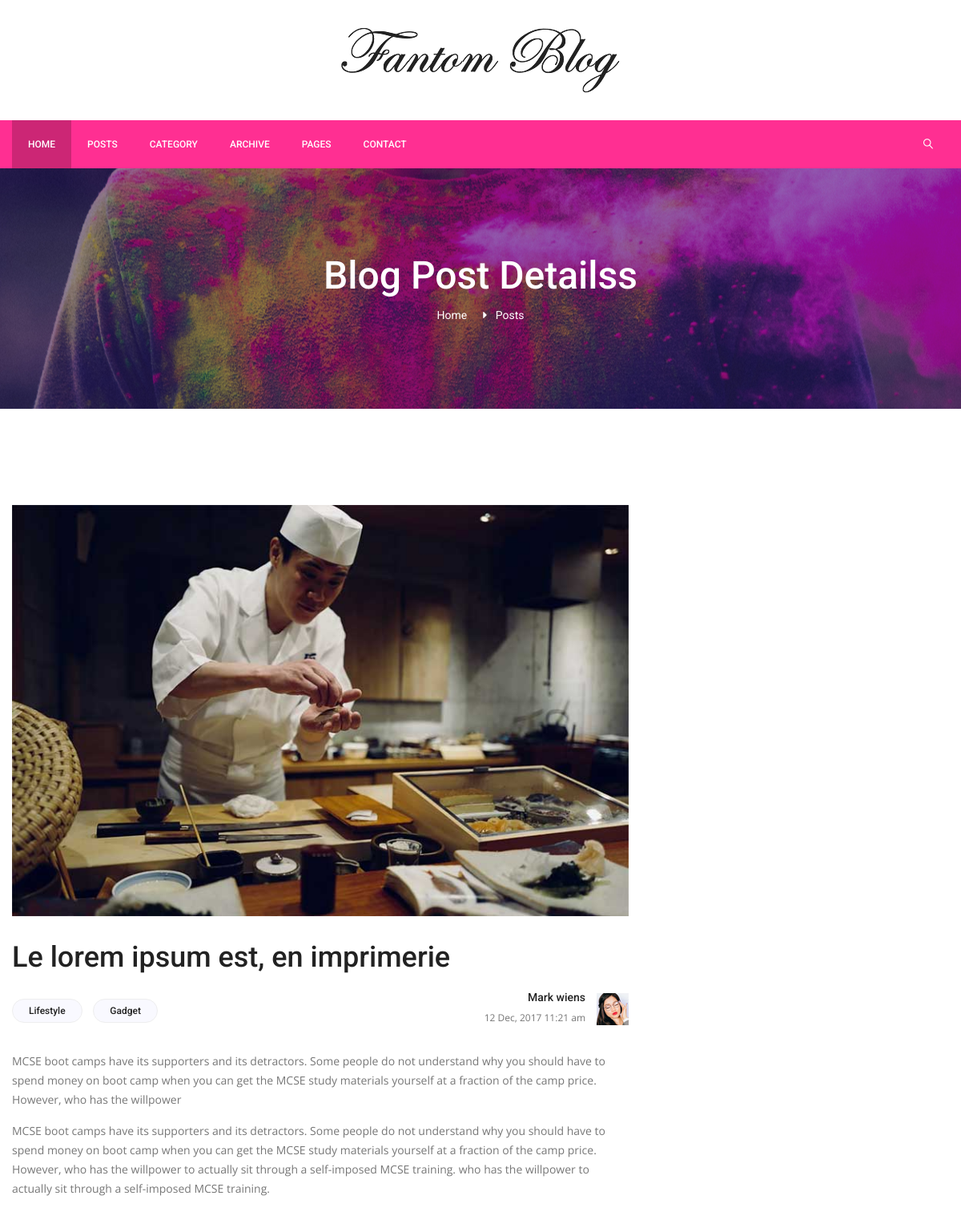
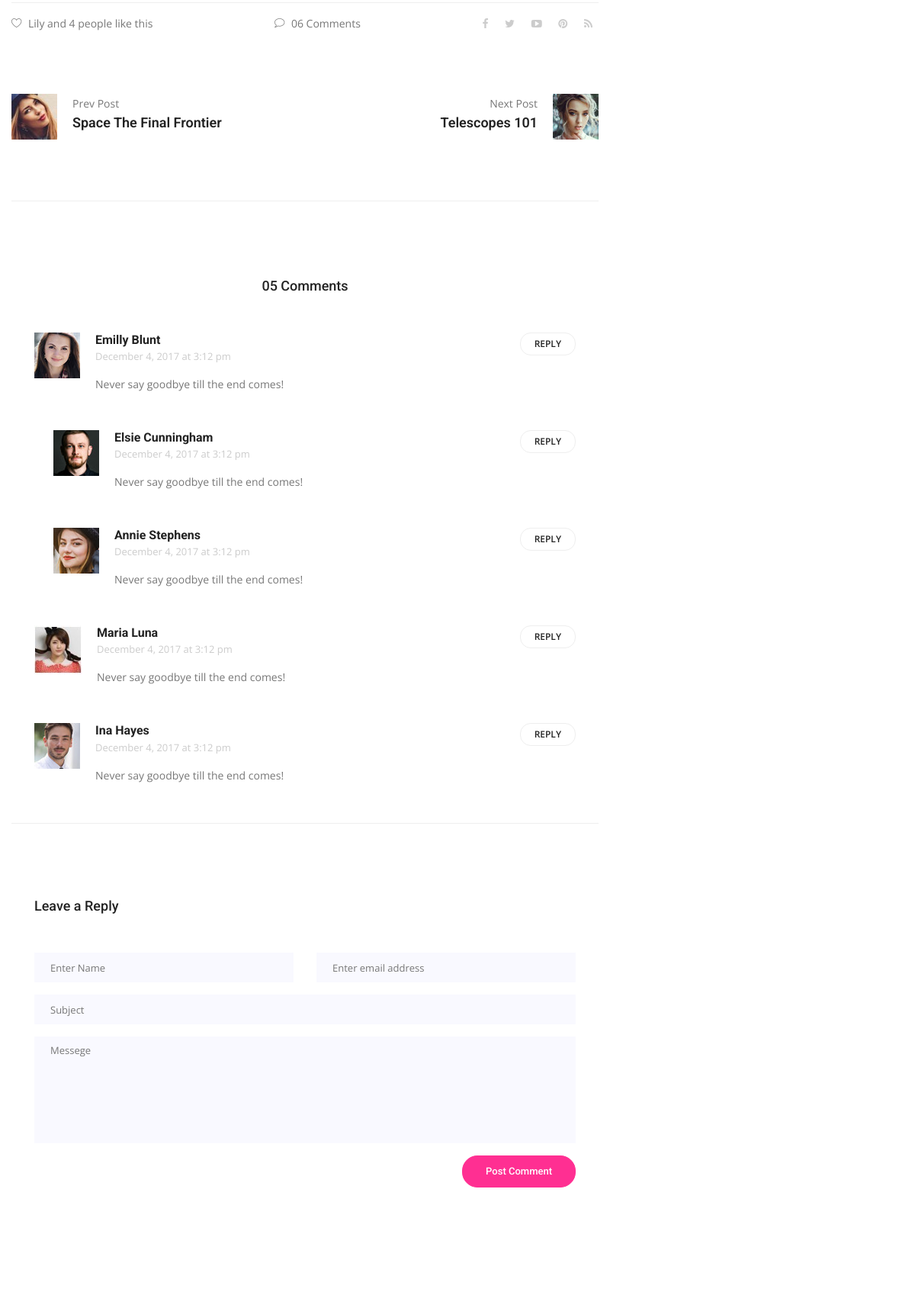
The page /post/le-lorem-ipsum-est-en-imprimerie/ (upper part) on the database its author committed (2 pictures, top to bottom).
### blog/models.py (models this page shows, shortened)
class Post(models.Model):
    title = models.CharField(max_length=150)
    category = models.ForeignKey(Category, on_delete=models.CASCADE, related_name="posts")
    content = models.TextField()
    image = models.ImageField(upload_to="images")
    created = models.DateTimeField(auto_now_add=True)
    author = models.ForeignKey(User, on_delete=models.CASCADE)
    slug = models.SlugField()
    tag = models.ManyToManyField(Tag, related_name="tags", blank=True)

### blog/views.py (the view)
# urls.py: path('post/<slug:slug>/', views.PostDetailView.as_view(), name="post-detail"),
class PostDetailView(DetailView):
    model = Post
    slug_field = "slug"
    template_name = "blog/post_detail.html"
    context_object_name = "post"

### blog/templates/blog/post_detail.html (shortened to what this page needs)
{% extends "layout/base.html" %}
{% load static %}
{% block content %}
        <section class="banner_area">
            <div class="banner_inner d-flex align-items-center">
            	<div class="overlay bg-parallax" data-stellar-ratio="0.9" data-stellar-vertical-offset="0" data-background=""></div>
				<div class="container">
					<div class="banner_content text-center">
						<h2>Blog Post Detailss</h2>
						<div class="page_link">
							<a href="{% url 'home' %}">Home</a>
							<a href="{% url 'post-list' %}">Posts </a>
						</div>
					</div>
				</div>
            </div>
        </section>
        <section class="blog_area p_120 single-post-area">
            <div class="container">
                <div class="row">
                    <div class="col-lg-8">
       					<div class="main_blog_details">
       						<img class="img-fluid" src="{{ post.image.url }}" alt="">
       						<a href="#"><h4>{{ post.title }}</h4></a>
       						<div class="user_details">
       							<div class="float-left">
       								<a href="#">Lifestyle</a>
       								<a href="#">Gadget</a>
       							</div>
       							<div class="float-right">
       								<div class="media">
       									<div class="media-body">
       										<h5>Mark wiens</h5>
       										<p>12 Dec, 2017 11:21 am</p>
       									</div>
       									<div class="d-flex">
       										<img src="{% static 'img/blog/user-img.jpg' %}" alt="">
       									</div>
       								</div>
       							</div>
       						</div>
							<p>{{ post.content|linebreaks }}</p>
      						<div class="news_d_footer">
      							<a href="#"><i class="lnr lnr lnr-heart"></i>Lily and 4 people like this</a>
      							<a class="justify-content-center ml-auto" href="#"><i class="lnr lnr lnr-bubble"></i>06 Comments</a>
      							<div class="news_socail ml-auto">
									<a href="#"><i class="fa fa-facebook"></i></a>
									<a href="#"><i class="fa fa-twitter"></i></a>
									<a href="#"><i class="fa fa-youtube-play"></i></a>
									<a href="#"><i class="fa fa-pinterest"></i></a>
									<a href="#"><i class="fa fa-rss"></i></a>
								</div>
      						</div>
       					</div>
       					<div class="navigation-area">
                            <div class="row">
                                <div class="col-lg-6 col-md-6 col-12 nav-left flex-row d-flex justify-content-start align-items-center">
                                    <div class="thumb">
                                        <a href="#"><img class="img-fluid" src="{% static 'img/blog/prev.jpg' %}" alt=""></a>
                                    </div>
                                    <div class="arrow">
                                        <a href="#"></a>
                                    </div>
                                    <div class="detials">
                                        <p>Prev Post</p>
                                        <a href="#"><h4>Space The Final Frontier</h4></a>
                                    </div>
                                </div>
                                <div class="col-lg-6 col-md-6 col-12 nav-right flex-row d-flex justify-content-end align-items-center">
                                    <div class="detials">
                                        <p>Next Post</p>
                                        <a href="#"><h4>Telescopes 101</h4></a>
                                    </div>
                                    <div class="arrow">
                                        <a href="#"></a>
                                    </div>
                                    <div class="thumb">
                                        <a href="#"><img class="img-fluid" src="{% static 'img/blog/next.jpg' %}" alt=""></a>
                                    </div>
                                </div>
                            </div>
                        </div>
                        <div class="comments-area">
                            <h4>05 Comments</h4>
                            <div class="comment-list">
                                <div class="single-comment justify-content-between d-flex">
                                    <div class="user justify-content-between d-flex">
                                        <div class="thumb">
                                            <img src="img/blog/c1.jpg" alt="">
                                        </div>
                                        <div class="desc">
                                            <h5><a href="#">Emilly Blunt</a></h5>
                                            <p class="date">December 4, 2017 at 3:12 pm </p>
                                            <p class="comment">
                                                Never say goodbye till the end comes!
                                            </p>
                                        </div>
                                    </div>
                                    <div class="reply-btn">
                                           <a href="" class="btn-reply text-uppercase">reply</a>
                                    </div>
                                </div>
                            </div>
                            <div class="comment-list left-padding">
                                <div class="single-comment justify-content-between d-flex">
                                    <div class="user justify-content-between d-flex">
                                        <div class="thumb">
                                            <img src="img/blog/c2.jpg" alt="">
                                        </div>
                                        <div class="desc">
                                            <h5><a href="#">Elsie Cunningham</a></h5>
                                            <p class="date">December 4, 2017 at 3:12 pm </p>
                                            <p class="comment">
                                                Never say goodbye till the end comes!
                                            </p>
                                        </div>
                                    </div>
                                    <div class="reply-btn">
                                           <a href="" class="btn-reply text-uppercase">reply</a>
                                    </div>
                                </div>
                            </div>
                            <div class="comment-list left-padding">
                                <div class="single-comment justify-content-between d-flex">
                                    <div class="user justify-content-between d-flex">
                                        <div class="thumb">
                                            <img src="img/blog/c3.jpg" alt="">
                                        </div>
                                        <div class="desc">
                                            <h5><a href="#">Annie Stephens</a></h5>
                                            <p class="date">December 4, 2017 at 3:12 pm </p>
                                            <p class="comment">
                                                Never say goodbye till the end comes!
                                            </p>
                                        </div>
                                    </div>
                                    <div class="reply-btn">
                                           <a href="" class="btn-reply text-uppercase">reply</a>
                                    </div>
                                </div>
                            </div>
                            <div class="comment-list">
                                <div class="single-comment justify-content-between d-flex">
                                    <div class="user justify-content-between d-flex">
                                        <div class="thumb">
                                            <img src="img/blog/c4.jpg" alt="">
                                        </div>
                                        <div class="desc">
                                            <h5><a href="#">Maria Luna</a></h5>
                                            <p class="date">December 4, 2017 at 3:12 pm </p>
                                            <p class="comment">
                                                Never say goodbye till the end comes!
                                            </p>
                                        </div>
                                    </div>
                                    <div class="reply-btn">
                                           <a href="" class="btn-reply text-uppercase">reply</a>
                                    </div>
                                </div>
                            </div>
                            <div class="comment-list">
                                <div class="single-comment justify-content-between d-flex">
                                    <div class="user justify-content-between d-flex">
                                        <div class="thumb">
                                            <img src="img/blog/c5.jpg" alt="">
                                        </div>
                                        <div class="desc">
                                            <h5><a href="#">Ina Hayes</a></h5>
                                            <p class="date">December 4, 2017 at 3:12 pm </p>
                                            <p class="comment">
                                                Never say goodbye till the end comes!
                                            </p>
                                        </div>
                                    </div>
                                    <div class="reply-btn">
                                           <a href="" class="btn-reply text-uppercase">reply</a>
                                    </div>
                                </div>
                            </div>
                        </div>
                        <div class="comment-form">
                            <h4>Leave a Reply</h4>
                            <form>
                                <div class="form-group form-inline">
                                  <div class="form-group col-lg-6 col-md-6 name">
                                    <input type="text" class="form-control" id="name" placeholder="Enter Name" onfocus="this.placeholder = ''" onblur="this.placeholder = 'Enter Name'">
                                  </div>
                                  <div class="form-group col-lg-6 col-md-6 email">
                                    <input type="email" class="form-control" id="email" placeholder="Enter email address" onfocus="this.placeholder = ''" onblur="this.placeholder = 'Enter email address'">
                                  </div>
                                </div>
                                <div class="form-group">
                                    <input type="text" class="form-control" id="subject" placeholder="Subject" onfocus="this.placeholder = ''" onblur="this.placeholder = 'Subject'">
                                </div>
                                <div class="form-group">
                                    <textarea class="form-control mb-10" rows="5" name="message" placeholder="Messege" onfocus="this.placeholder = ''" onblur="this.placeholder = 'Messege'" required=""></textarea>
                                </div>
                                <a href="#" class="primary-btn submit_btn">Post Comment</a>
                            </form>
                        </div>
        			</div>
                    <div class="col-lg-4">
                    </div>
                </div>
            </div>
        </section>
{% endblock content %}

### rows shown on the page
Post: image (picture), title "Le lorem ipsum est, en imprimerie", content "MCSE boot camps have its supporters and its detractors. Some people do not understand why you should have to spend money on boot camp when you can get the MCSE study materials yourself at a fraction of the camp price. However, who has the willpower MCSE boot camps have its supporters and its detractors. Some people do not understand why you should have to spend money on boot camp when you can get the MCSE study materials yourself at a fraction of the camp price. However, who has the willpower to actually sit through a self-imposed MCSE training. who has the willpower to actually sit through a self-imposed MCSE training."
